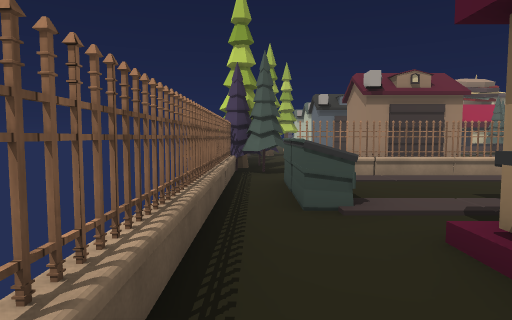
[1] (above)

24 first-person views from a walk through a scene from a Unity 3-D project. The camera is 1.5 m above the floor, tilts 4° down and sees 75° across. The floor is counted in squares, 2 m on a side. Each view is taken from the middle of a square. On the plan, view 1 faces up. The plan holds only what a view shows up to about 11 squares ahead; the rest is blank. The place goes on beyond the plan. The player character is not drawn. Some surface patterns are stand-ins.

[2]
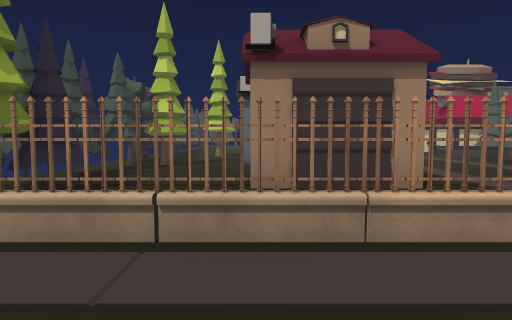

[3]
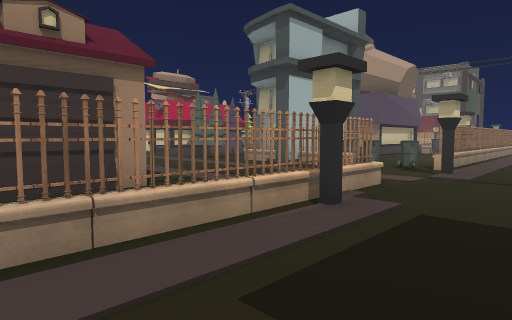

[4]
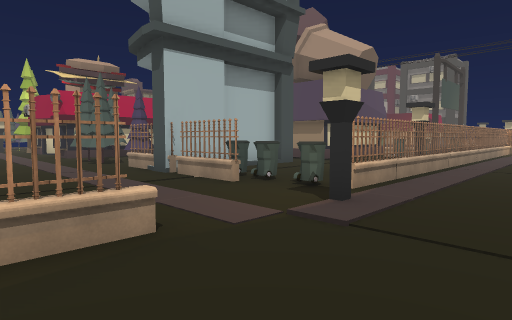

[5]
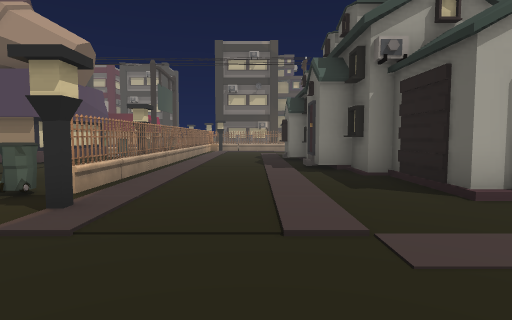

[6]
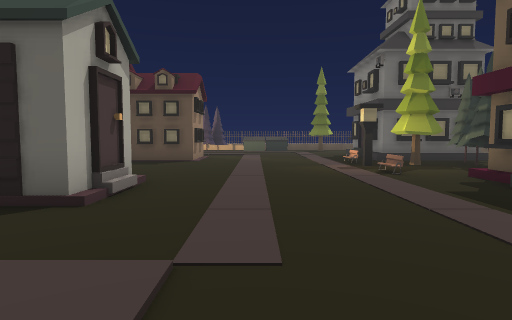

[7]
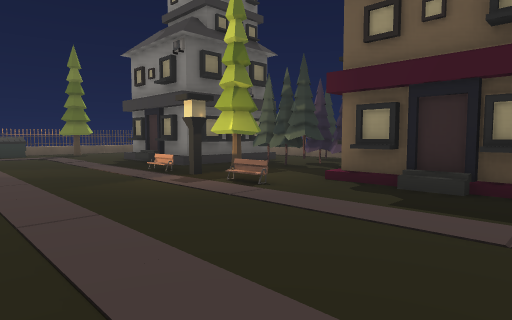

[8]
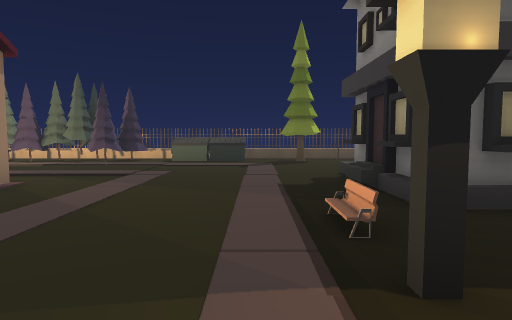

[9]
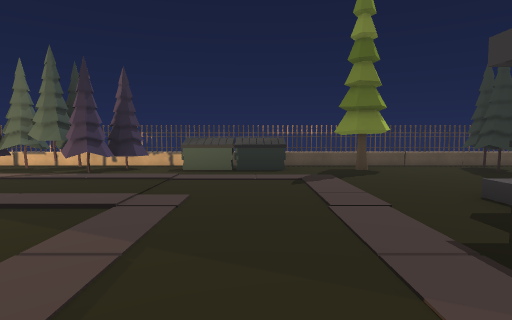

[10]
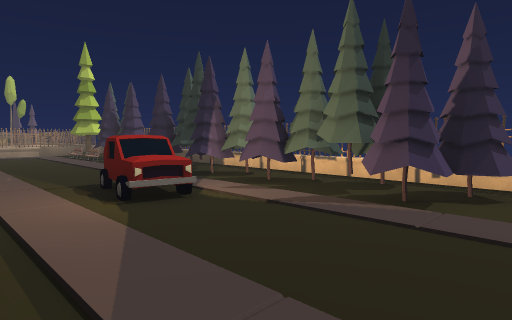

[11]
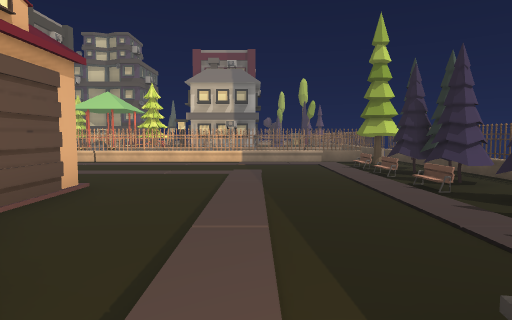

[12]
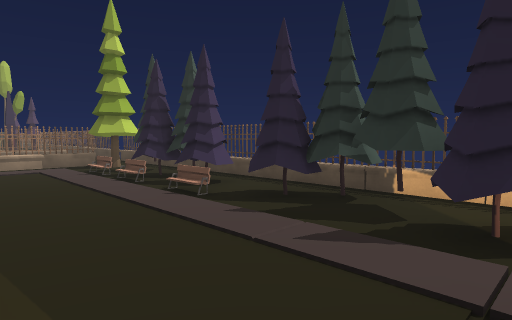

[13]
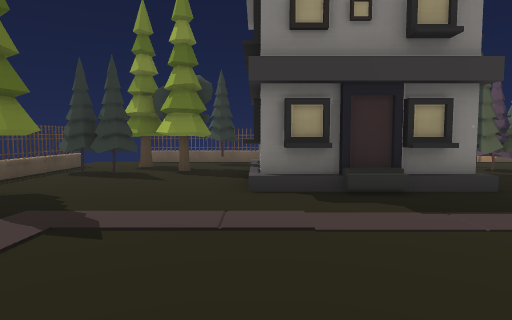

[14]
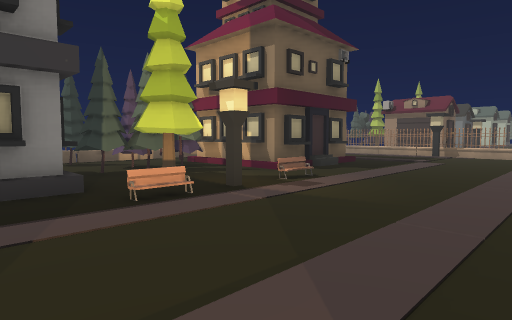

[15]
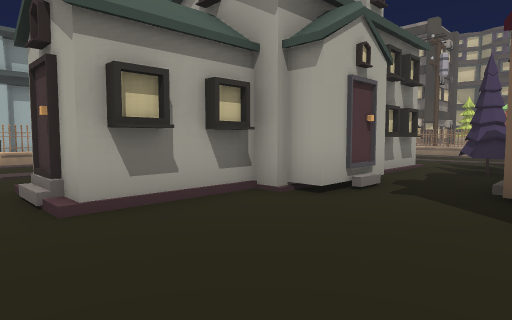

[16]
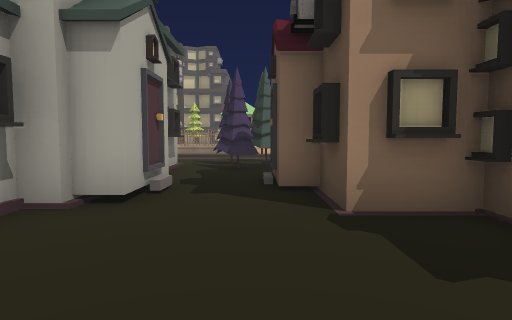

[17]
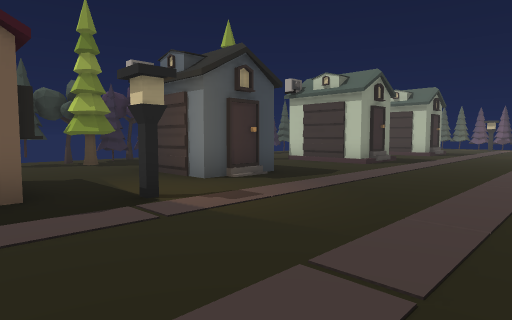

[18]
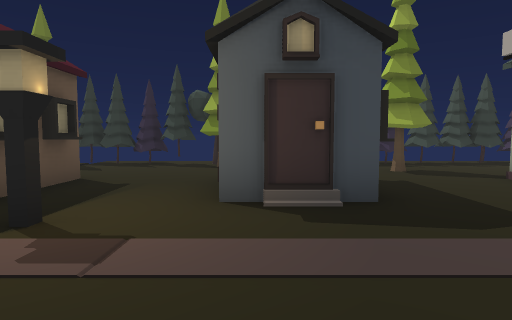

[19]
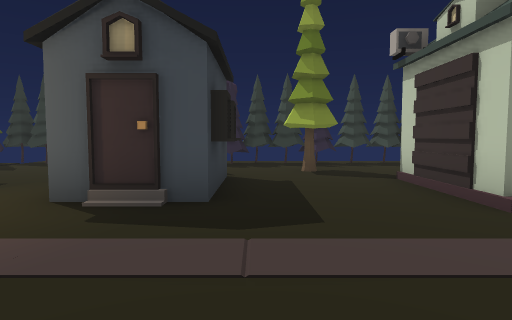

[20]
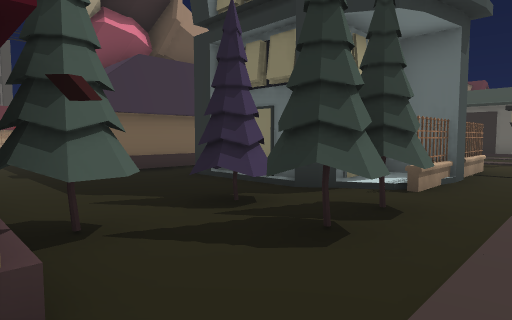

[21]
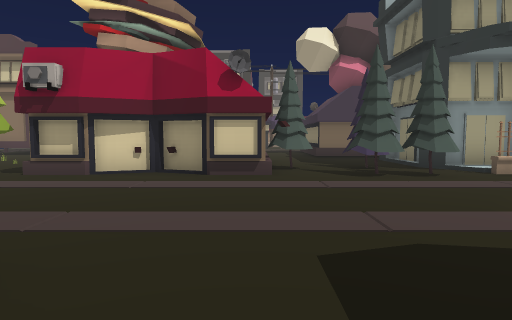

[22]
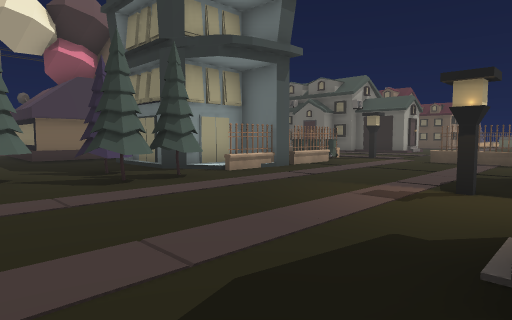

[23]
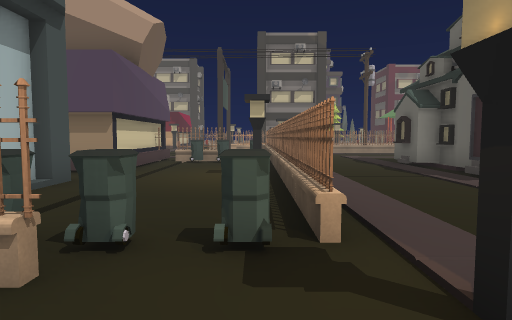

[24]
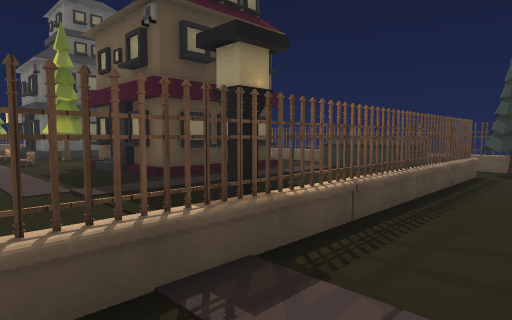

### Floor plan
Key: @ floor where view 1 was taken; # wall or solid block; x gap in a wall; . main floor; : floor 1.25 m higher than the main floor; / step, stairs or slope; = window, fence, low wall or low ledge; G garage; T tree; F fence; H house; O other object.
Columns run from 2 left of view 1 to 28 right of it. Each row starts with its distance up from view 1.
 21 OT.     .....#
 20  OT.   G.....#
 19  TT..GGG.....#
 18  T...........#
 17  TT.T........##
 16  TT...........T.......
 15  TT..GGG....TTT.......
 14  TO..GGG....TTT...###
 13  .TT.........T#//##
 12  TT.....O....######
 11  TT...GG.....######
 10  TT..GGG.....##########
  9  TTT.GGG.... F.......F
  8  OT.  .......O.......F
  7  OT.....O....O====O==O
  6  F.FFF#FFFF.O###FF#FF#FO
  5  #.O..................
  4  F.O...................
  3  F..................#..
  2  #..HHH.........#####
  1  F..  HH.....####
  0   @ HHHH.....####      ..
 -1   ..HHH.........##H##....
 -2   .OOT..O...........TT...
 -3   ..TTT.............TTO.   F
 -4  #TTTTTTO.......##   T   ..#
 -5   TTHTH O.....HH       ....F
 -6     HHHH.....#      ##.....F
 -7       HH.....#     ........F
 -8       HH...... ............#
 -9  O .HHH/...................F
-10  FTTT...........O:.........F  O
-11  # TT......................#  #
-12  #=TTT.......TT.TTT.TTTT//.F  O
-13     TT..T.OO.TTTTTTTTTTTTTT.
-14    #FF#FF#FF#FO#OO#FF#FF # Ox

Positions as (right, up) in squares from view 1, and headings:
1: (0, 0), facing up
2: (3, 4), facing up
3: (3, 4), facing up-right
4: (7, 4), facing up-right
5: (7, 4), facing right
6: (9, 5), facing down
7: (10, 2), facing down-left
8: (7, -2), facing down
9: (8, -5), facing down
10: (10, -8), facing down-right
11: (14, -9), facing right
12: (15, -9), facing down-right
13: (10, -9), facing left
14: (10, -7), facing up-left
15: (10, -4), facing up-right
16: (10, -3), facing right
17: (10, 10), facing up-left
18: (9, 14), facing left
19: (9, 16), facing left
20: (9, 17), facing down-right
21: (4, 17), facing right
22: (5, 17), facing down-right
23: (9, 7), facing right
24: (8, 8), facing down-left
